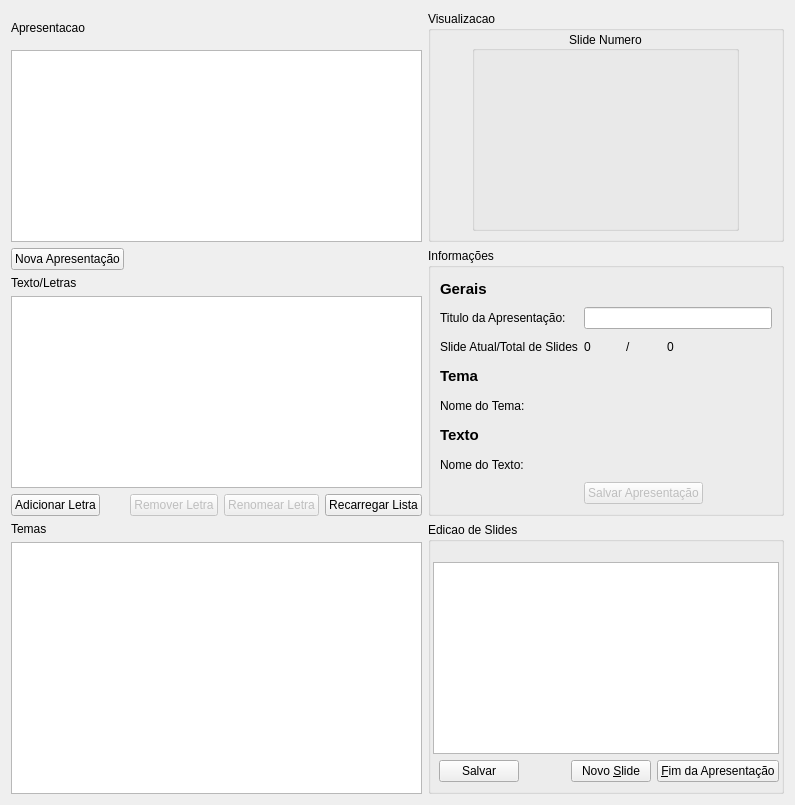
  <widget class="QWidget" name="tabCriacao">
   <attribute name="title">
    <string>Criação de Slides</string>
   </attribute>
   <layout class="QGridLayout" name="gridLayout_4">
    <item row="0" column="0">
     <layout class="QGridLayout" name="gridLayout_2">
      <item row="2" column="0" colspan="4">
       <widget class="QListWidget" name="lstEdicaoMusicas">
        <property name="sizePolicy">
         <sizepolicy hsizetype="Minimum" vsizetype="Maximum">
          <horstretch>0</horstretch>
          <verstretch>0</verstretch>
         </sizepolicy>
        </property>
       </widget>
      </item>
      <item row="1" column="0" colspan="4">
       <widget class="QLabel" name="label_9">
        <property name="text">
         <string>Apresentacao</string>
        </property>
       </widget>
      </item>
      <item row="5" column="0" rowspan="5" colspan="4">
       <widget class="QListWidget" name="lstLetras">
        <property name="sizePolicy">
         <sizepolicy hsizetype="Minimum" vsizetype="Maximum">
          <horstretch>0</horstretch>
          <verstretch>0</verstretch>
         </sizepolicy>
        </property>
        <property name="sortingEnabled">
         <bool>true</bool>
        </property>
       </widget>
      </item>
      <item row="4" column="0" colspan="4">
       <widget class="QLabel" name="label_11">
        <property name="text">
         <string>Texto/Letras</string>
        </property>
       </widget>
      </item>
      <item row="1" column="4" rowspan="2">
       <widget class="QGroupBox" name="groupBox">
        <property name="title">
         <string>Visualizacao</string>
        </property>
        <layout class="QGridLayout" name="gridLayout_10">
         <property name="margin">
          <number>0</number>
         </property>
         <item row="1" column="0">
          <layout class="QHBoxLayout" name="horizontalLayout">
           <property name="bottomMargin">
            <number>8</number>
           </property>
           <item>
            <widget class="QGroupBox" name="grbVisSlide">
             <property name="sizePolicy">
              <sizepolicy hsizetype="Fixed" vsizetype="Preferred">
               <horstretch>0</horstretch>
               <verstretch>0</verstretch>
              </sizepolicy>
             </property>
             <property name="minimumSize">
              <size>
               <width>267</width>
               <height>200</height>
              </size>
             </property>
             <property name="title">
              <string>Slide Numero</string>
             </property>
             <property name="alignment">
              <set>Qt::AlignCenter</set>
             </property>
             <widget class="QLabel" name="lblVisImage">
              <property name="geometry">
               <rect>
                <x>0</x>
                <y>0</y>
                <width>267</width>
                <height>200</height>
               </rect>
              </property>
              <property name="text">
               <string/>
              </property>
             </widget>
             <widget class="QLabel" name="lblVisTexto">
              <property name="geometry">
               <rect>
                <x>60</x>
                <y>150</y>
                <width>68</width>
                <height>20</height>
               </rect>
              </property>
              <property name="text">
               <string/>
              </property>
             </widget>
             <widget class="QLabel" name="lblVisTitulo">
              <property name="geometry">
               <rect>
                <x>10</x>
                <y>110</y>
                <width>241</width>
                <height>31</height>
               </rect>
              </property>
              <property name="text">
               <string/>
              </property>
              <property name="alignment">
               <set>Qt::AlignCenter</set>
              </property>
             </widget>
            </widget>
           </item>
          </layout>
         </item>
        </layout>
       </widget>
      </item>
      <item row="3" column="0">
       <widget class="QPushButton" name="btnAdicionarMusica">
        <property name="text">
         <string>Nova Apresentação</string>
        </property>
       </widget>
      </item>
      <item row="3" column="4" rowspan="8">
       <widget class="QGroupBox" name="grbInformacoes">
        <property name="title">
         <string>Informações</string>
        </property>
        <layout class="QGridLayout" name="gridLayout_8">
         <item row="0" column="0" colspan="4">
          <widget class="QLabel" name="label">
           <property name="text">
            <string>&lt;!DOCTYPE HTML PUBLIC &quot;-//W3C//DTD HTML 4.0//EN&quot; &quot;http://www.w3.org/TR/REC-html40/strict.dtd&quot;&gt;
&lt;html&gt;&lt;head&gt;&lt;meta name=&quot;qrichtext&quot; content=&quot;1&quot; /&gt;&lt;style type=&quot;text/css&quot;&gt;
p, li { white-space: pre-wrap; }
&lt;/style&gt;&lt;/head&gt;&lt;body style=&quot; font-family:'Sans Serif'; font-size:9pt; font-weight:400; font-style:normal;&quot;&gt;
&lt;p style=&quot; margin-top:0px; margin-bottom:0px; margin-left:0px; margin-right:0px; -qt-block-indent:0; text-indent:0px;&quot;&gt;&lt;span style=&quot; font-size:11pt; font-weight:600;&quot;&gt;Gerais&lt;/span&gt;&lt;/p&gt;&lt;/body&gt;&lt;/html&gt;</string>
           </property>
          </widget>
         </item>
         <item row="4" column="0">
          <widget class="QLabel" name="label_3">
           <property name="text">
            <string>&lt;!DOCTYPE HTML PUBLIC &quot;-//W3C//DTD HTML 4.0//EN&quot; &quot;http://www.w3.org/TR/REC-html40/strict.dtd&quot;&gt;
&lt;html&gt;&lt;head&gt;&lt;meta name=&quot;qrichtext&quot; content=&quot;1&quot; /&gt;&lt;style type=&quot;text/css&quot;&gt;
p, li { white-space: pre-wrap; }
&lt;/style&gt;&lt;/head&gt;&lt;body style=&quot; font-family:'Sans Serif'; font-size:9pt; font-weight:400; font-style:normal;&quot;&gt;
&lt;p style=&quot; margin-top:0px; margin-bottom:0px; margin-left:0px; margin-right:0px; -qt-block-indent:0; text-indent:0px;&quot;&gt;&lt;span style=&quot; font-size:11pt; font-weight:600;&quot;&gt;Tema&lt;/span&gt;&lt;/p&gt;&lt;/body&gt;&lt;/html&gt;</string>
           </property>
          </widget>
         </item>
         <item row="5" column="0">
          <widget class="QLabel" name="label_4">
           <property name="text">
            <string>Nome do Tema:</string>
           </property>
          </widget>
         </item>
         <item row="6" column="0" colspan="4">
          <widget class="QLabel" name="label_5">
           <property name="text">
            <string>&lt;!DOCTYPE HTML PUBLIC &quot;-//W3C//DTD HTML 4.0//EN&quot; &quot;http://www.w3.org/TR/REC-html40/strict.dtd&quot;&gt;
&lt;html&gt;&lt;head&gt;&lt;meta name=&quot;qrichtext&quot; content=&quot;1&quot; /&gt;&lt;style type=&quot;text/css&quot;&gt;
p, li { white-space: pre-wrap; }
&lt;/style&gt;&lt;/head&gt;&lt;body style=&quot; font-family:'Sans Serif'; font-size:9pt; font-weight:400; font-style:normal;&quot;&gt;
&lt;p style=&quot; margin-top:0px; margin-bottom:0px; margin-left:0px; margin-right:0px; -qt-block-indent:0; text-indent:0px;&quot;&gt;&lt;span style=&quot; font-size:11pt; font-weight:600;&quot;&gt;Texto&lt;/span&gt;&lt;/p&gt;&lt;/body&gt;&lt;/html&gt;</string>
           </property>
          </widget>
         </item>
         <item row="7" column="0">
          <widget class="QLabel" name="label_6">
           <property name="text">
            <string>Nome do Texto:</string>
           </property>
          </widget>
         </item>
         <item row="3" column="0">
          <widget class="QLabel" name="label_8">
           <property name="text">
            <string>Slide Atual/Total de Slides</string>
           </property>
          </widget>
         </item>
         <item row="5" column="1" colspan="2">
          <widget class="QLabel" name="lblInfNTema">
           <property name="text">
            <string/>
           </property>
          </widget>
         </item>
         <item row="7" column="1" colspan="2">
          <widget class="QLabel" name="lblInfNTexto">
           <property name="text">
            <string/>
           </property>
          </widget>
         </item>
         <item row="8" column="1">
          <widget class="QPushButton" name="btnSalvarApresentacao">
           <property name="enabled">
            <bool>false</bool>
           </property>
           <property name="sizePolicy">
            <sizepolicy hsizetype="Fixed" vsizetype="Fixed">
             <horstretch>0</horstretch>
             <verstretch>0</verstretch>
            </sizepolicy>
           </property>
           <property name="layoutDirection">
            <enum>Qt::LeftToRight</enum>
           </property>
           <property name="autoFillBackground">
            <bool>false</bool>
           </property>
           <property name="text">
            <string>Salvar Apresentação</string>
           </property>
           <property name="default">
            <bool>false</bool>
           </property>
           <property name="flat">
            <bool>false</bool>
           </property>
          </widget>
         </item>
         <item row="2" column="0">
          <widget class="QLabel" name="label_2">
           <property name="text">
            <string>Titulo da Apresentação:</string>
           </property>
          </widget>
         </item>
         <item row="3" column="1">
          <layout class="QHBoxLayout" name="horizontalLayout_2">
           <item>
            <widget class="QLabel" name="lblSlideAtual">
             <property name="text">
              <string>0</string>
             </property>
            </widget>
           </item>
           <item>
            <widget class="QLabel" name="label_10">
             <property name="text">
              <string>/</string>
             </property>
            </widget>
           </item>
           <item>
            <widget class="QLabel" name="lblTotalSlides">
             <property name="text">
              <string>0</string>
             </property>
            </widget>
           </item>
          </layout>
         </item>
         <item row="2" column="1" colspan="3">
          <widget class="QLineEdit" name="edtTituloApresentacao"/>
         </item>
        </layout>
       </widget>
      </item>
      <item row="11" column="4" rowspan="2">
       <widget class="QGroupBox" name="grbTextos">
        <property name="title">
         <string>Edicao de Slides</string>
        </property>
        <layout class="QGridLayout" name="gridLayout_6">
         <property name="leftMargin">
          <number>2</number>
         </property>
         <property name="topMargin">
          <number>0</number>
         </property>
         <property name="rightMargin">
          <number>2</number>
         </property>
         <item row="2" column="2">
          <spacer name="horizontalSpacer_3">
           <property name="orientation">
            <enum>Qt::Horizontal</enum>
           </property>
           <property name="sizeHint" stdset="0">
            <size>
             <width>40</width>
             <height>20</height>
            </size>
           </property>
          </spacer>
         </item>
         <item row="1" column="0" colspan="5">
          <widget class="QPlainTextEdit" name="pteLetra"/>
         </item>
         <item row="2" column="1">
          <widget class="QPushButton" name="btnSalvar">
           <property name="sizePolicy">
            <sizepolicy hsizetype="Fixed" vsizetype="Fixed">
             <horstretch>0</horstretch>
             <verstretch>0</verstretch>
            </sizepolicy>
           </property>
           <property name="text">
            <string>Salvar</string>
           </property>
          </widget>
         </item>
         <item row="0" column="0" colspan="3">
          <widget class="QLabel" name="lblSalvar">
           <property name="text">
            <string/>
           </property>
           <property name="alignment">
            <set>Qt::AlignCenter</set>
           </property>
          </widget>
         </item>
         <item row="2" column="3">
          <widget class="QPushButton" name="btnNovoSlide">
           <property name="text">
            <string>Novo &amp;Slide</string>
           </property>
          </widget>
         </item>
         <item row="2" column="4">
          <widget class="QPushButton" name="btnFimSlide">
           <property name="text">
            <string>&amp;Fim da Apresentação</string>
           </property>
          </widget>
         </item>
        </layout>
       </widget>
      </item>
      <item row="11" column="0">
       <widget class="QLabel" name="label_12">
        <property name="text">
         <string>Temas</string>
        </property>
       </widget>
      </item>
      <item row="12" column="0" colspan="4">
       <widget class="QListWidget" name="lstTemas">
        <property name="sortingEnabled">
         <bool>true</bool>
        </property>
       </widget>
      </item>
      <item row="10" column="0">
       <widget class="QPushButton" name="btnAdicionarLetra">
        <property name="sizePolicy">
         <sizepolicy hsizetype="Fixed" vsizetype="Fixed">
          <horstretch>0</horstretch>
          <verstretch>0</verstretch>
         </sizepolicy>
        </property>
        <property name="text">
         <string>Adicionar Letra</string>
        </property>
       </widget>
      </item>
      <item row="10" column="1">
       <widget class="QPushButton" name="btnRemoverLetra">
        <property name="enabled">
         <bool>false</bool>
        </property>
        <property name="text">
         <string>Remover Letra</string>
        </property>
        <property name="checkable">
         <bool>false</bool>
        </property>
        <property name="checked">
         <bool>false</bool>
        </property>
        <property name="autoDefault">
         <bool>false</bool>
        </property>
        <property name="default">
         <bool>false</bool>
        </property>
        <property name="flat">
         <bool>false</bool>
        </property>
       </widget>
      </item>
      <item row="10" column="2">
       <widget class="QPushButton" name="btnRenomearLetra">
        <property name="enabled">
         <bool>false</bool>
        </property>
        <property name="text">
         <string>Renomear Letra</string>
        </property>
       </widget>
      </item>
      <item row="10" column="3">
       <widget class="QPushButton" name="btnRecarregarLetra">
        <property name="text">
         <string>Recarregar Lista</string>
        </property>
       </widget>
      </item>
     </layout>
    </item>
   </layout>
   <zorder></zorder>
  </widget>
